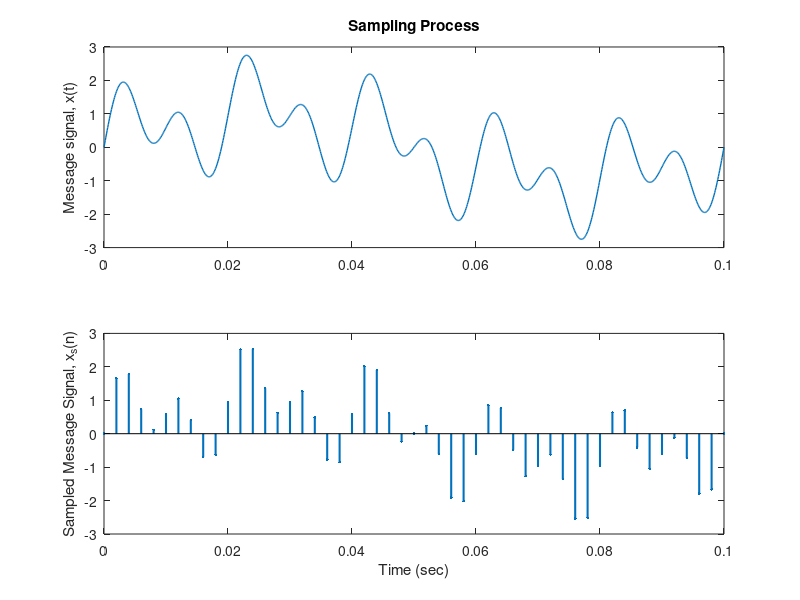
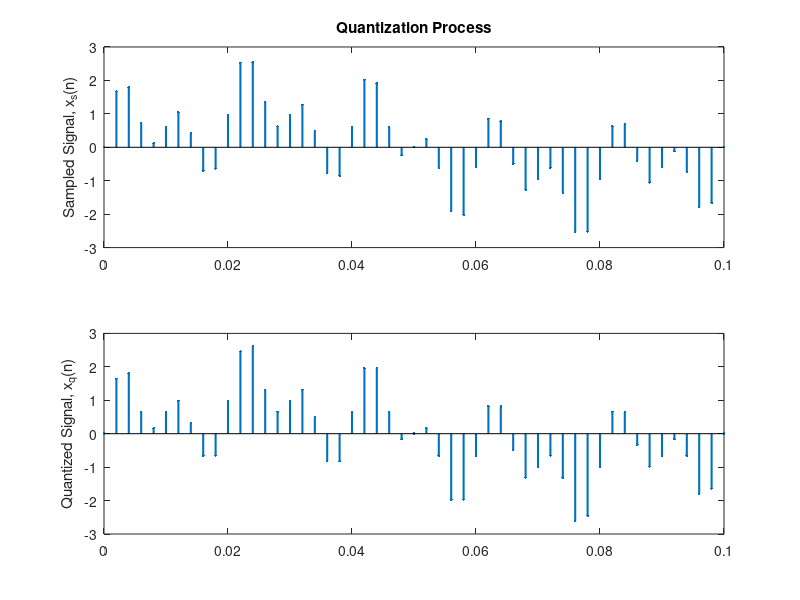

Here is the MATLAB script that generated these plots, in order: (Note: this script raises an error after producing the figures.)
clc; close all; clear all;
% ------------------------------------------------------------
%% Sampling
% Define Message Signal
x = @(t) sin(20*pi*t) + sin(100*pi*t) + sin(200*pi*t);
Fs = 500; %Sampling Frequency
t = 0:0.0001:0.1; % Time Grid
ts = 0:1/Fs:0.1; % Sampling Time Grid
xs = x(ts); % Sampled Signal
figure(1)
subplot(2,1,1), plot(t, x(t), 'linewidth', 1);
title('Sampling Process');
ylabel('Message signal, x(t)');
subplot(2,1,2), stem(ts, xs, '.', 'linewidth', 1.5);
ylabel('Sampled Message Signal, x_s(n)');
xlabel('Time (sec)')
saveas(gcf, 'mu_law_sampling.png');
% ------------------------------------------------------------
compressed = compand(xs,255,max(xs),'mu/compressor')
% ------------------------------------------------------------
%% Quantization (Rounding)
L = 32; b = log2(L); %Quantization Levels and bits
delta = (max(xs)-min(xs))/(L-1); % Quantization Step
xq = round(xs/delta)*delta; % Quantized Signal
SQNR = 10*log10(mean(xs.^2)/mean((xs-xq).^2));
disp(['SQNR = ', num2str(SQNR), ' dB']);
figure(2)
subplot(2,1,1), stem(ts, xs, '.', 'linewidth', 1.5);
title('Quantization Process');
ylabel('Sampled Signal, x_s(n)');
subplot(2,1,2), stem(ts, xq, '.', 'linewidth', 1.5);
ylabel('Quantized Signal, x_q(n)');
saveas(gcf, 'mu_law_quantize.png');
%% PCM Encoding
xb = de2bi(round((xq/delta)+(L/2))); %Assigning bits for each Q-level
xbs = reshape(xb, [1, length(xq)*b]); %PCM Bitstream
figure(3)
stairs(xbs, 'linewidth', 1);
title('PCM Encoding');
ylabel('PCM Bitstream');
xlim([0, length(xbs)+1]);
ylim([-0.05, 1.05]);
saveas(gcf, 'mu_law_encoding.png');
expanded = compand(xs,255,max(xs),'mu/expander')
% ------------------------------------------------------------
%% Reconstruction
xbr = reshape(xbs, [length(xbs)/b, b]);
xqr = bi2de(xbr) - L/2; % reconstructed quantized signal
xr = interp1(ts, xqr, t); % reconstructed message
 
figure(4)
subplot(2,1,1), stem(ts, xqr, '.', 'linewidth', 1.5);
title('Reconstructed Signal');
ylabel('Reconstructed x_q(n)');
subplot(2,1,2), plot(t, xr, 'linewidth', 1);
ylabel('Reconstructed Message Signal, x_r(t)');
xlabel('Time (sec)');
saveas(gcf, 'mu_law_reconstructed.png');
